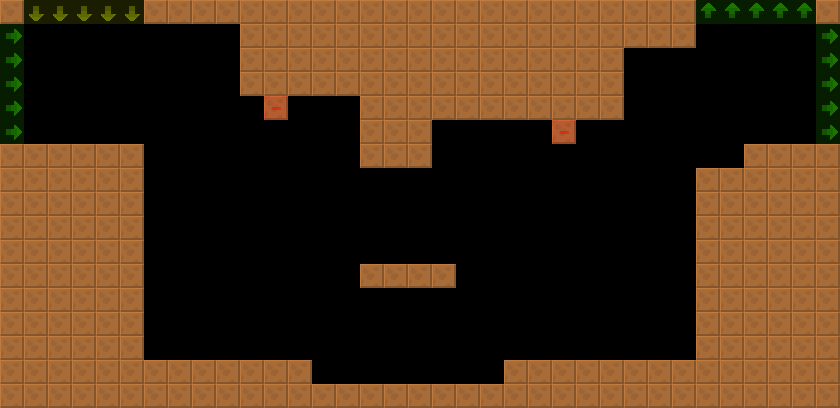

A 2D game scene composited from a Tiled map and its tileset images. What follows is a short description and the map's XML, with each tile layer's data collapsed to a summary:
An orthogonal 35x17 tile map with 24x24 px tiles, 2 tile layers (col, lnk), 2 tilesets and 8 objects (3x RotatingBall, 3x Spikes, 2x UnstablePF).

<map version="1.4" tiledversion="1.4.2" orientation="orthogonal" renderorder="right-down" width="35" height="17" tilewidth="24" tileheight="24" infinite="0" nextlayerid="4" nextobjectid="8">
 <tileset firstgid="6" source="../../lnk.tsx" />
 <tileset firstgid="1" source="../../col.tsx" />
 <layer id="1" name="col" width="35" height="17">
  <data>[595 cells, 267 non-empty, 1 distinct tile ids]</data>
 </layer>
 <layer id="2" name="lnk" width="35" height="17" opacity="0.5">
  <data>[595 cells, 22 non-empty, 4 distinct tile ids]</data>
 </layer>
 <objectgroup id="3" name="markers" opacity="0.5">
  <object id="1" name="RotatingBall" type="RotatingBall" x="264" y="96" width="24" height="24">
   <properties>
    <property name="yr" value="0" />
    <property name="xr" value="0" />
    <property name="customId" value="1" />
   </properties>
  </object>
  <object id="2" name="RotatingBall" type="RotatingBall" x="384" y="96" width="24" height="24">
   <properties>
    <property name="yr" value="0" />
    <property name="xr" value="0" />
    <property name="customId" value="2" />
   </properties>
  </object>
  <object id="3" name="RotatingBall" type="RotatingBall" x="552" y="120" width="24" height="24">
   <properties>
    <property name="yr" value="0" />
    <property name="xr" value="0" />
    <property name="customId" value="1" />
   </properties>
  </object>
  <object id="4" name="UnstablePF" type="UnstablePF" x="192" y="216" width="96" height="24">
   <properties>
    <property name="yr" value="0" />
    <property name="xr" value="0" />
   </properties>
  </object>
  <object id="5" name="UnstablePF" type="UnstablePF" x="528" y="240" width="96" height="24">
   <properties>
    <property name="yr" value="0" />
    <property name="xr" value="0" />
   </properties>
  </object>
  <object id="6" name="Spikes" type="Spikes" x="144" y="336" width="168" height="24">
   <properties>
    <property name="yr" value="0" />
    <property name="xr" value="0" />
   </properties>
  </object>
  <object id="7" name="Spikes" type="Spikes" x="504" y="336" width="192" height="24">
   <properties>
    <property name="yr" value="0" />
    <property name="xr" value="0" />
   </properties>
  </object>
  <object id="8" name="Spikes" type="Spikes" x="312" y="360" width="192" height="24">
   <properties>
    <property name="yr" value="0" />
    <property name="xr" value="0" />
   </properties>
  </object>
 </objectgroup>
</map>
